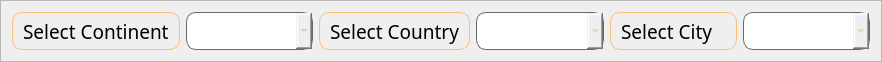
            <widget class="QFrame" name="top_frame">
             <property name="minimumSize">
              <size>
               <width>882</width>
               <height>62</height>
              </size>
             </property>
             <property name="maximumSize">
              <size>
               <width>16777215</width>
               <height>62</height>
              </size>
             </property>
             <property name="styleSheet">
              <string notr="true">border-bottom: 2px solid rgb(154, 148, 196)</string>
             </property>
             <property name="frameShape">
              <enum>QFrame::StyledPanel</enum>
             </property>
             <property name="frameShadow">
              <enum>QFrame::Raised</enum>
             </property>
             <layout class="QGridLayout" name="gridLayout">
              <item row="1" column="3">
               <widget class="QComboBox" name="countries_list">
                <property name="font">
                 <font>
                  <family>Sitka Banner</family>
                  <pointsize>14</pointsize>
                 </font>
                </property>
                <property name="styleSheet">
                 <string notr="true">padding: 5px;
border: 1px solid rgb(103, 103, 103);
border-radius: 10px;
color: rgb(252, 191, 130);</string>
                </property>
               </widget>
              </item>
              <item row="1" column="1">
               <widget class="QComboBox" name="continents_list">
                <property name="font">
                 <font>
                  <family>Sitka Banner</family>
                  <pointsize>14</pointsize>
                 </font>
                </property>
                <property name="styleSheet">
                 <string notr="true">padding: 5px;
border: 1px solid rgb(103, 103, 103);
border-radius: 10px;
color: rgb(252, 191, 130);</string>
                </property>
                <property name="currentText">
                 <string/>
                </property>
               </widget>
              </item>
              <item row="1" column="0">
               <widget class="QLabel" name="label">
                <property name="font">
                 <font>
                  <family>Sitka Banner</family>
                  <pointsize>14</pointsize>
                 </font>
                </property>
                <property name="styleSheet">
                 <string notr="true">padding: 5px;
border: 1px solid rgb(252, 192, 125);
border-radius: 10px;</string>
                </property>
                <property name="text">
                 <string>Select Continent</string>
                </property>
               </widget>
              </item>
              <item row="1" column="2">
               <widget class="QLabel" name="label_3">
                <property name="font">
                 <font>
                  <family>Sitka Banner</family>
                  <pointsize>14</pointsize>
                 </font>
                </property>
                <property name="styleSheet">
                 <string notr="true">padding: 5px;
border: 1px solid rgb(252, 192, 125);
border-radius: 10px;</string>
                </property>
                <property name="text">
                 <string>Select Country</string>
                </property>
               </widget>
              </item>
              <item row="1" column="4">
               <widget class="QLabel" name="label_2">
                <property name="font">
                 <font>
                  <family>Sitka Banner</family>
                  <pointsize>14</pointsize>
                 </font>
                </property>
                <property name="styleSheet">
                 <string notr="true">padding: 5px;
border: 1px solid rgb(252, 192, 125);
border-radius: 10px;</string>
                </property>
                <property name="text">
                 <string>Select City</string>
                </property>
               </widget>
              </item>
              <item row="1" column="5">
               <widget class="QComboBox" name="cities_list">
                <property name="font">
                 <font>
                  <family>Sitka Banner</family>
                  <pointsize>14</pointsize>
                 </font>
                </property>
                <property name="styleSheet">
                 <string notr="true">padding: 5px;
border: 1px solid rgb(103, 103, 103);
border-radius: 10px;
color: rgb(252, 191, 130);</string>
                </property>
               </widget>
              </item>
             </layout>
            </widget>
